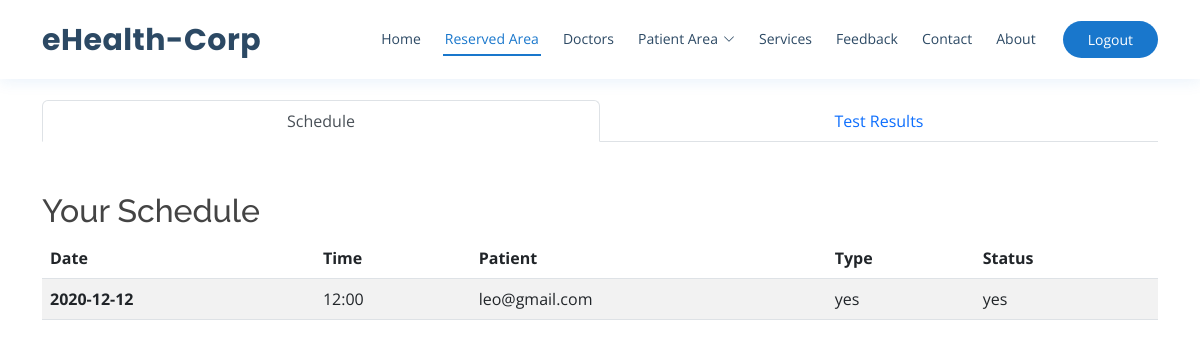
The page /reserved_area (signed in) on the database its author committed.
### tables this page shows
CREATE TABLE appointment (
    id INTEGER PRIMARY KEY AUTOINCREMENT,
    doctor_id INTEGER NOT NULL,
    date_ DATE NOT NULL,
    time_ TIME NOT NULL,
    patient_id VARCHAR(30) NOT NULL,
    type_ VARCHAR(30) NOT NULL,
    status_ VARCHAR(30) NOT NULL,
    FOREIGN KEY(patient_id) REFERENCES app_user (id),
    FOREIGN KEY(doctor_id) REFERENCES doctor (id)
);

CREATE TABLE app_user (
    id INTEGER PRIMARY KEY AUTOINCREMENT,
    email VARCHAR(40),
    password_ VARCHAR(20) NOT NULL,
    name_ VARCHAR(40) NOT NULL,
    UNIQUE (email)
);

### eHealthCorp/views/reserved_area.py (the view, shortened to what this page needs)
@reserved_area.route("/reserved_area", methods=["GET", "POST"])
def show():
    session_ = False
    if 'session_data' in session:
        session_ = session['session_data']['type']
        id_ = session['session_data']['id']
    if session_ != 'doctor':
        return redirect(url_for('auth.login'))
    conn, cur = get_conn()
    if request.method == "GET":
        lst = []
        try:
            cur.execute("SELECT * FROM appointment WHERE doctor_id = ?", (id_,))
            appointments = cur.fetchall()
            print(appointments)
            lst = []
            for appointment in appointments:
                lst.append({
                    'date' : appointment[2],
                    'time' : appointment[3],
                    'patient_email' : cur.execute("SELECT email FROM app_user WHERE id = ?", (appointment[4],)).fetchone()[0],
                    'type' : appointment[5],
                    'status' : appointment[6],
                })
        except:
            return render_template("error.html", error="Error while fetching data")
        return render_template("reserved_area.html", appointments=lst)

### eHealthCorp/__init__.py (called while the page is built)
def get_conn():
    conn = sqlite3.connect('db.sqlite3')
    cur = conn.cursor()
    return conn, cur

### eHealthCorp/templates/reserved_area.html (shortened to what this page needs)
{% extends 'base.html' %}
{% block content %}
<div class="container" style="margin-top: 100px ;">
<ul class="nav nav-tabs nav-fill" id="myTab" role="tablist">
    <li class="nav-item col-6" role="presentation" >
      <button class="nav-link active" id="shedule-tab" data-bs-toggle="tab" data-bs-target="#shedule-tab-pane" type="button" role="tab" aria-controls="shedule-tab-pane" aria-selected="true">Schedule</button>
    </li>
    <li class="nav-item col-6" role="presentation">
      <button class="nav-link" id="testResults-tab" data-bs-toggle="tab" data-bs-target="#testResults-tab-pane" type="button" role="tab" aria-controls="testResults-tab-pane" aria-selected="false">Test Results</button>
    </li>
  </ul>
  <div class="tab-content" id="myTabContent">
    <div class="tab-pane fade show active" id="shedule-tab-pane" role="tabpanel" aria-labelledby="shedule-tab" tabindex="0">
        <div class="row" style="margin-top: 50px;">
          <h2 class="col-12">Your Schedule</h2>
          <div class="col-12">
              <table class="table table-striped">
                <thead>
                  <tr>
                    <th scope="col">Date</th>
                    <th scope="col">Time</th>
                    <th scope="col">Patient</th>
                    <th scope="col">Type</th>
                    <th scope="col">Status</th>
                  </tr>
                </thead>
                <tbody>
                  {% for appointment in appointments %}
                    <tr>
                      <th scope="row">{{ appointment.date }}</th>
                        <td>{{ appointment.time }}</td>
                        <td>{{ appointment.patient_email }}</td>
                        <td>{{ appointment.type }}</td>
                        <td>{{ appointment.status }}</td>
                    </tr>
                  {% endfor %}
                </tbody>
                </table>
            </div>
        </div>
    </div>
</div>
{% endblock %}

### eHealthCorp/static/assets/css/style.css (style rules this page uses)
body { font-family: "Open Sans", sans-serif; color: #444444; }
h1, h2, h3, h4, h5, h6 { font-family: "Raleway", sans-serif; }

### rows shown on the page
appointment: date "2020-12-12", time "12:00", type "yes", status "yes"
app_user: patient_email "leo@gmail.com"
